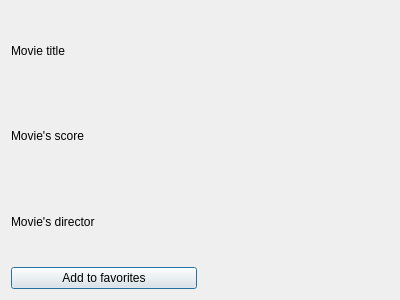
<?xml version="1.0" encoding="UTF-8"?>
<ui version="4.0">
 <class>FilmInfoDialog</class>
 <widget class="QDialog" name="FilmInfoDialog">
  <property name="geometry">
   <rect>
    <x>0</x>
    <y>0</y>
    <width>400</width>
    <height>300</height>
   </rect>
  </property>
  <property name="windowTitle">
   <string>Dialog</string>
  </property>
  <layout class="QGridLayout" name="gridLayout">
   <item row="0" column="1">
    <widget class="QLabel" name="label">
     <property name="text">
      <string/>
     </property>
    </widget>
   </item>
   <item row="2" column="1">
    <widget class="QLabel" name="label_3">
     <property name="text">
      <string/>
     </property>
    </widget>
   </item>
   <item row="0" column="0">
    <widget class="QLabel" name="label_4">
     <property name="text">
      <string>Movie title</string>
     </property>
    </widget>
   </item>
   <item row="2" column="0">
    <widget class="QLabel" name="label_6">
     <property name="text">
      <string>Movie's director</string>
     </property>
    </widget>
   </item>
   <item row="1" column="0">
    <widget class="QLabel" name="label_5">
     <property name="text">
      <string>Movie's score</string>
     </property>
    </widget>
   </item>
   <item row="1" column="1">
    <widget class="QLabel" name="label_2">
     <property name="text">
      <string/>
     </property>
    </widget>
   </item>
   <item row="3" column="0">
    <widget class="QPushButton" name="pushButton">
     <property name="text">
      <string>Add to favorites</string>
     </property>
    </widget>
   </item>
  </layout>
 </widget>
 <resources/>
 <connections/>
</ui>
